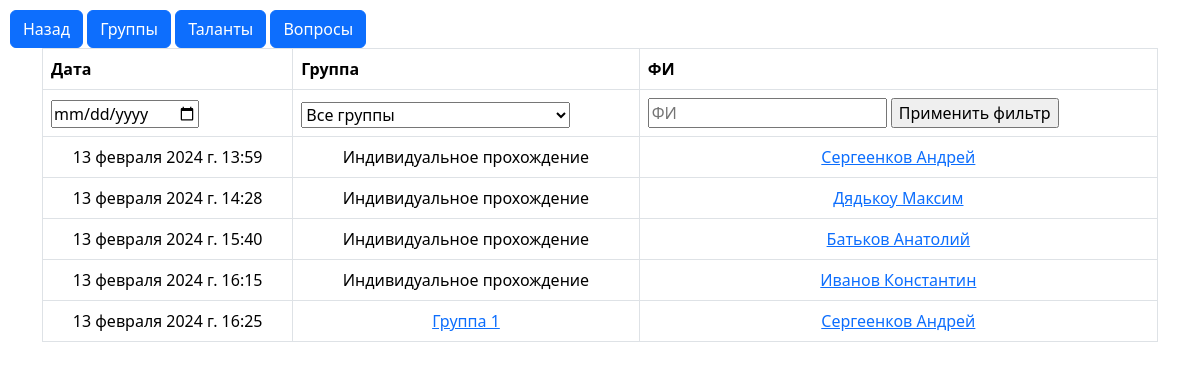
Page /local_admin/ on the earlier database version.
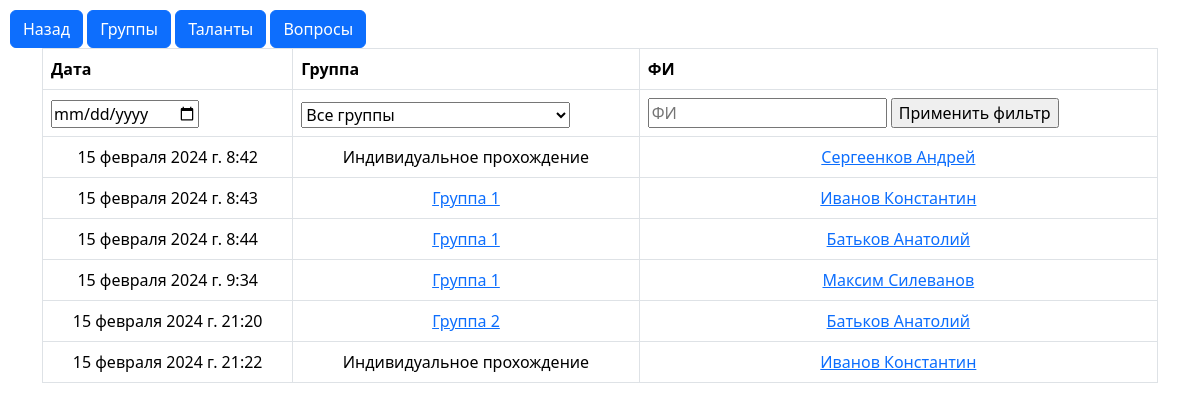
Same page on the later database version.
### questionnaire/models.py (models this page shows, shortened)
class UserAnswer(models.Model):
    user = models.ForeignKey(User, on_delete=models.CASCADE)
    group = models.ForeignKey(Group, on_delete=models.CASCADE)
    competence = models.IntegerField(default=0)
    date = models.DateTimeField(auto_now_add=True)

class Group(models.Model):
    title = models.CharField(max_length=50)
    users = models.ManyToManyField(User, blank=True)
    show_results = models.BooleanField(default=True)

class User(models.Model):
    full_name = models.CharField(max_length=100)
    chosen_group = models.ForeignKey('Group', on_delete=models.CASCADE)

### questionnaire/views.py (the view, shortened to what this page needs)
# urls.py: path('local_admin/', views.mini_admin, name='mini_admin'),
def mini_admin(request):
    date = request.GET.get('date', '')
    group_id = request.GET.get('group', -1)
    full_name = request.GET.get('fullName', '')
    user_answers = UserAnswer.objects.all()
    groups = Group.objects.all()
    date = request.POST.get('date')
    if date:
        parsed_date = datetime.strptime(date, '%Y-%m-%d').date()
        user_answers = user_answers.filter(date__date=parsed_date)
    context = {
        'user_answers': user_answers,
        'groups': groups,
        'date': date
    }
    return render(request, 'mini_admin.html', context)

### templates/mini_admin.html (shortened to what this page needs)
{% load static %}
<!DOCTYPE html>
<html>
<head>
    <link rel="stylesheet" type="text/css" href="{% static 'css/styles.css' %}">
    <link href="https://cdn.jsdelivr.net/npm/bootstrap@5.3.2/dist/css/bootstrap.min.css" rel="stylesheet">
</head>
<body>
<a href="/" class="btn btn-primary">Назад</a>
<a href="{% url 'group_list'%}" class="btn btn-primary">Группы</a>
<a href="{% url 'competence_list'%}" class="btn btn-primary">Таланты</a>
<a href="{% url 'question_list'%}" class="btn btn-primary">Вопросы</a>
<div class="container">
    <table class="table table-bordered">
        <thead>
            <tr>
                <th>Дата</th>
                <th>Группа</th>
                <th>ФИ</th>
            </tr>
            <form method="POST">
            <tr>
                <th>
                    <input id="date-input" type="date" name="date" placeholder="Дата" value="{{ date|date:'Y-m-d' }}">
                </th>
                <th>
                    <select name="group_filter">
                        <option value="-1">Все группы</option>
                    </select>
                </th>
                <th>
                    <input type="text" name="full_name" placeholder="ФИ">
                    <input type="submit" value="Применить фильтр">
            </th>
            </tr>
        </form>
        </thead>
        <tbody>
            {% for user_answer in user_answers %}
                <tr>
                    <td>{{ user_answer.date }}</td>
                    {% if user_answer.group.title != 'Индивидуальное прохождение' %}
                        <td><a href="{% url 'group_detail' user_answer.group.id %}">{{ user_answer.group.title }}</a></td>
                    {% else %}
                        <td>{{ user_answer.group.title }}</td>
                    {% endif %}
                    <td><a href="{% url 'user_detail' user_answer.user.id %}">{{ user_answer.user.full_name }}</a></td>
                </tr>
            {% endfor %}
        </tbody>
    </table>
</div>
</body>
</html>

### static/css/styles.css (style rules this page uses)
body { font-family: 'Roboto', sans-serif; padding: 10px; }
th { background-color: #f8f9fa; border: 1px solid #dee2e6; text-align: center; }
td { border: 1px solid #dee2e6; text-align: center; padding: 8px; }

Differences in the rows shown:
removed UserAnswer: date "13 февраля 2024 г. 13:59", group "Индивидуальное прохождение", user.full_name "Сергеенков Андрей"
removed UserAnswer: date "13 февраля 2024 г. 14:28", group "Индивидуальное прохождение", user.full_name "Дядькоу Максим"
removed UserAnswer: date "13 февраля 2024 г. 15:40", group "Индивидуальное прохождение", user.full_name "Батьков Анатолий"
removed UserAnswer: date "13 февраля 2024 г. 16:15", group "Индивидуальное прохождение", user.full_name "Иванов Константин"
removed UserAnswer: date "13 февраля 2024 г. 16:25", group "Группа 1", user.full_name "Сергеенков Андрей"
added UserAnswer: date "15 февраля 2024 г. 8:42", group "Индивидуальное прохождение", user.full_name "Сергеенков Андрей"
added UserAnswer: date "15 февраля 2024 г. 8:43", group "Группа 1", user.full_name "Иванов Константин"
added UserAnswer: date "15 февраля 2024 г. 8:44", group "Группа 1", user.full_name "Батьков Анатолий"
added UserAnswer: date "15 февраля 2024 г. 9:34", group "Группа 1", user.full_name "Максим Силеванов"
added UserAnswer: date "15 февраля 2024 г. 21:20", group "Группа 2", user.full_name "Батьков Анатолий"
added UserAnswer: date "15 февраля 2024 г. 21:22", group "Индивидуальное прохождение", user.full_name "Иванов Константин"
